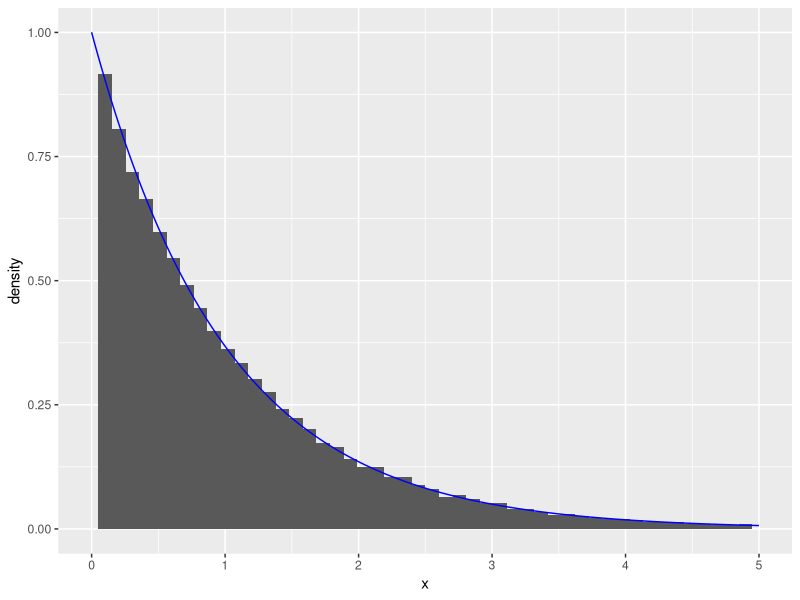
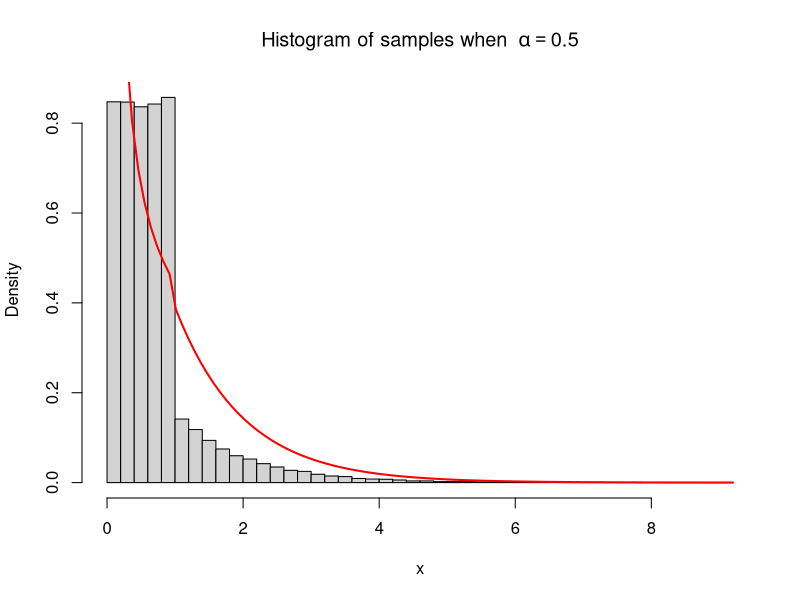
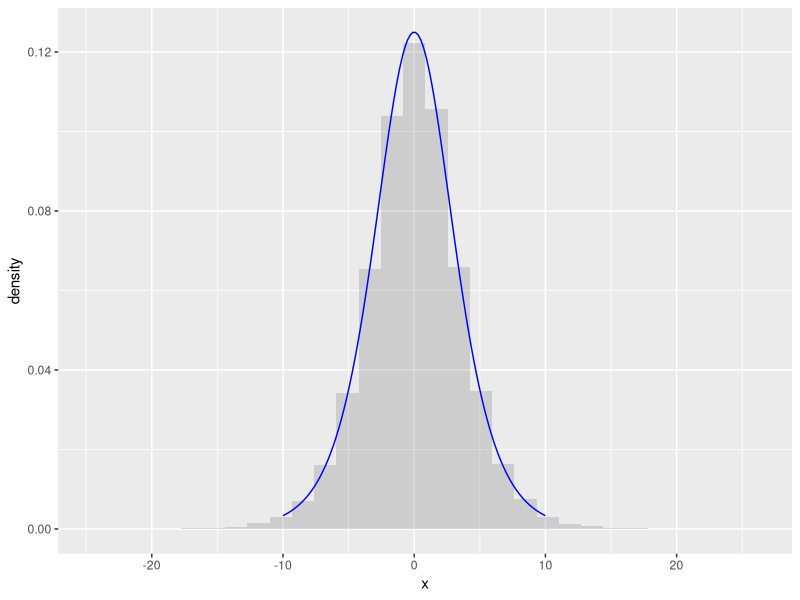
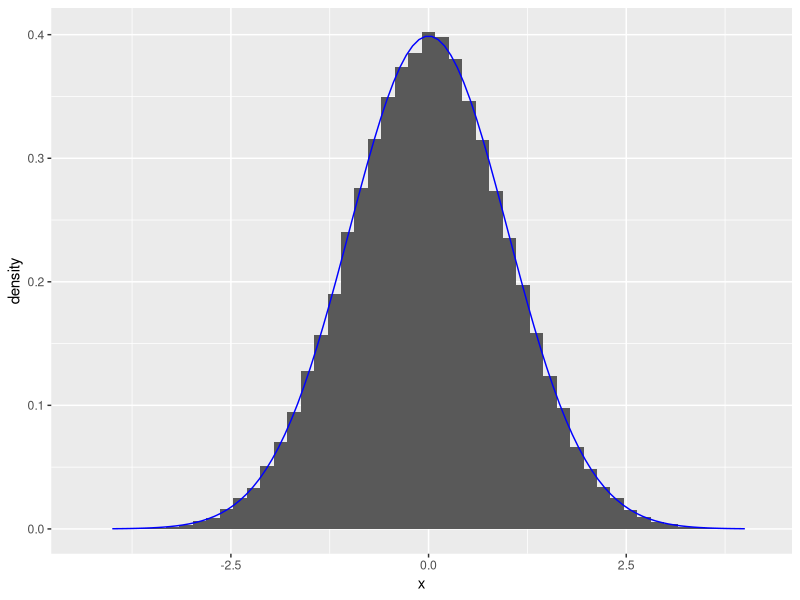

Write the R code that produced these figures, in order.
## ---- chunk 1
# n: number of samples to generate
# rate: the rate
# expdist returns a vector with generated random numbers from exponential distribution
expdist <- function(rate, n) {
   u <- runif(n)
   x <-  -log( (1/rate)*( 1 - u))/rate
   list = list(x, u)
   return(list)
}
n <- 60000
lambda <- 1
outval <- expdist(lambda, n)
x = outval[[1]]
y = outval[[2]]
library(ggplot2)
ggplot(data.frame(x=x))+geom_histogram(aes(x=x, y = ..density..), bins = 50)+geom_line(data = data.frame(x=x,y=dexp(x, rate = 1)), aes(x=x, y=y), color = "blue")+xlim(0,5)
## ---- chunk 2
# ca: normalizing constant
ca <- function(alpha) {
  return(exp(1)*alpha/(exp(1)+alpha))
}
# alpha: parameter alpha
# n: number of samples to generate
# dist1 returns a vector of random numbers from the distribution g
dist1 <- function(alpha, n) {
   u <- runif(n)
   L = u<ca(alpha)/alpha
   res = c(1:n)*0
   res[L] = (u[L]*alpha/ca(alpha))
   res[!L] = -log((1-u[!L])/ca(alpha))
   return(list(res,u))
}

g_test = function(alpha, x) {
  res = c(1:length(x))*0
  L = x<1&x>0
  res[L] = ca(alpha)*x^(alpha-1)
  res[!L] = ca(alpha)*exp(-x)
  return (res)
}

n <- 60000
alpha <- 0.5
outval1 <- dist1(alpha, n)
x <- outval1[[1]]
y <- outval1[[2]]

hist(x, breaks = 50, freq = FALSE, main = bquote("Histogram of samples when "~alpha == .(alpha)))
curve(g_test(alpha, x), col = "red", lwd = 2, add=TRUE)
## ---- chunk 3
# alpha: the parameter alpha
# n: number of samples to be generated
# dist3 gives a vector of random variables from the distribution in question 3b
dist3 <- function(alpha, n) {
   u <- runif(n)
   x <- 1/alpha*log(-u/(u-1))
   list = list(x, u)
   return(list)
}
# checkfunc3 gives values from the theoretical function that we want to check with
x <- seq(from = -10, to = 10, length.out = 100)
checkfunc3 <- function(alpha, x) {
  return(alpha*exp(alpha*x)/(1+exp(alpha*x))^2)
}
outval3 <- dist3(alpha, n)
ggplot(data.frame(x = outval3[[1]], y = outval3[[2]]))+
  geom_histogram(aes(x=x, y=..density..),alpha=0.2)+geom_line(data = data.frame(x=x,y=checkfunc3(alpha,x)), aes(x=x, y=y), color = "blue")

## ---- chunk 4
# n: number of samples to generate
# mynormal samples from box-muller algorithm
mynormal <- function(n) {
  u1=runif(n)
  u2=runif(n)
  return (sqrt(-2*log(u1))*sin(2*pi*u2))
}
n = 100000
mynormalout <- mynormal(n)
std_normal_data <- data.frame(x=mynormalout)
x <- seq(-4, 4, length=100)
ggplot(std_normal_data)+
  geom_histogram(aes(x=x, y=..density..),bins=50)+geom_line(data = data.frame(x=x,y=dnorm(x)), aes(x=x, y=y), color = "blue")
## ---- chunk 5
# mu: mean of the multivariate normal distribution
# sigma: covariance matrix of the multivariate normal distribution
dim = 2
mu <- c(1,2)
M=chol(matrix(c(2,1,1,3),dim,dim))
sigma <- t(M)%*%M
## ---- chunk 6
# y: matrix to store the realisations of the multivariate normal distribution
n = 100000
y = matrix(0, dim, n)
for (i in 1:n) {
   y[,i] = mu + t(M)%*%mynormal(dim)
}
# means: vector with the mean of the simulated values
means=numeric(dim)
for (i in 1:dim){
means[i]=mean(y[i,])
}
# covmatrix: matrix with the covariances of the simulated values
covmatrix = cov(t(y))
print("The chosen mean vector is: ")
print(mu)
print("The simulated mean vector is: ")
print(means)
print("The chosen covariance matrix is: ")
print(sigma)
print("The simulated covariance vector is: ")
print(covmatrix)
